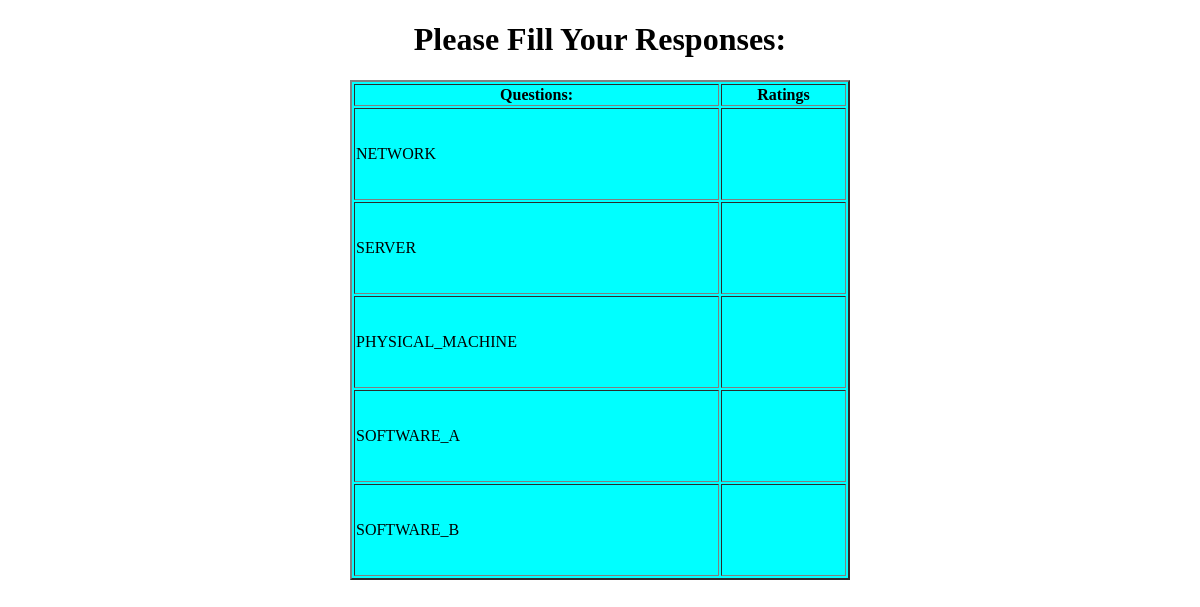
Before: /review/ with the older database file.
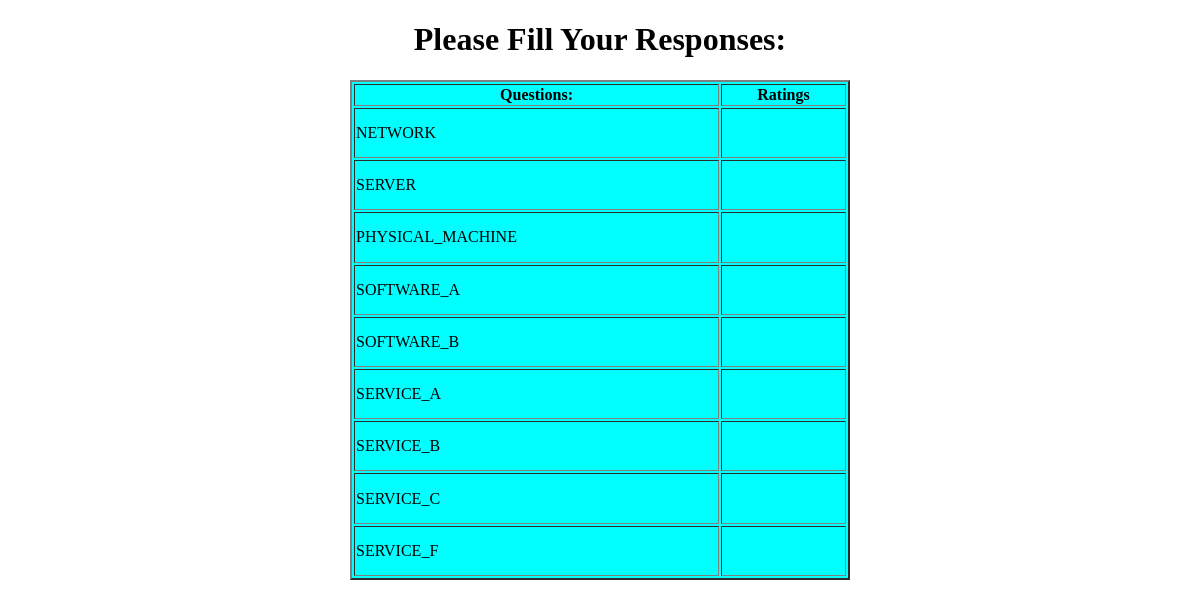
After: the same page with the newer database file.
### test1/models.py (models this page shows, shortened)
class Question(models.Model):
    question_text = models.CharField(max_length=200)

### test1/views.py (the view)
# urls.py: path('review/', views.review),
def review(request):
    lis=Question.objects.all()
    dic={"QUESTIONS":lis}
    return render(request, 'review.html', context=dic)

### templates/review.html (shortened to what this page needs)
<!DOCTYPE html>
<html>
  <head>
  </head>
  <body>
    <h1 align="center">Please Fill Your Responses: </h1>
    {% if QUESTIONS %}
      <table bgcolor="aqua" border="2px solid black"
        align="center" height="500px" width="500px">
         <thead>
          <th>Questions:</th>
          <th>Ratings</th>
         </thead>
        {% for user in QUESTIONS %}
                 <tr>
                <td>{{ user.question_text }}</td>
                <td align="center">{{ user.ratings }}</td>
                     </tr>
      {% endfor %}
      </table>
        {% endif %}
  </body>
</html>

Changed rows visible on the page:
added Question: question_text "SERVICE_A"
added Question: question_text "SERVICE_B"
added Question: question_text "SERVICE_C"
added Question: question_text "SERVICE_F"
